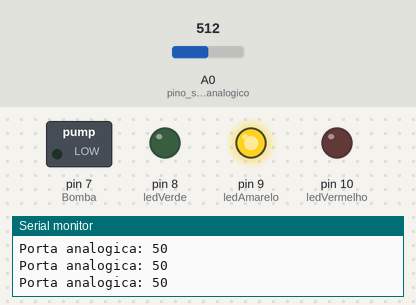
Recording of a sketch running on a simulated Arduino Uno, built with avr-gcc and run on an emulated ATmega328P. Shown: switched loads named in the sketch (green lamp = pin HIGH), output pins drawn as LEDs (lit = HIGH), the last lines printed to the serial monitor. The inputs (shaded band) are chosen by the test bench; at power-on: A0 (pino_sinal_analogico) = 512.

Above: at 1.2 s.
1.3 s: A0 (pino_sinal_analogico) set to 436
2.8 s: A0 (pino_sinal_analogico) set to 409
At 3.1 s:
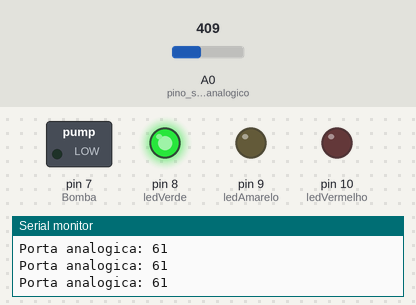
4.3 s: A0 (pino_sinal_analogico) set to 900
At 5.5 s:
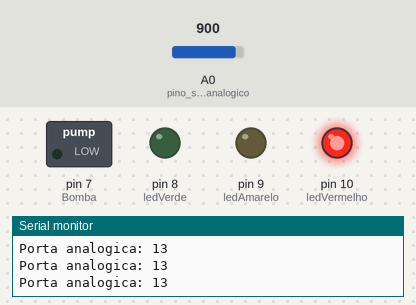
5.8 s: A0 (pino_sinal_analogico) set to 912
7.3 s: A0 (pino_sinal_analogico) set to 933
At 8.5 s:
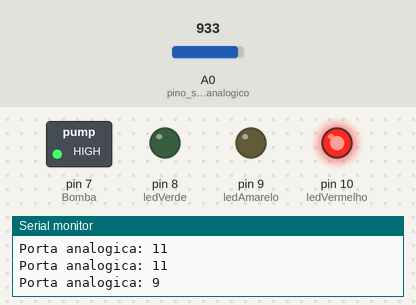
Timing chart, 0 to 9.8 s (numbered marks = the images above; inputs shaded):
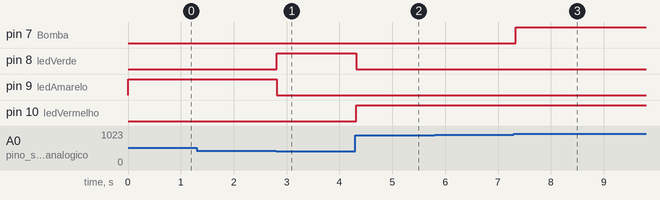

Measured:
- the behaviour switches between 420 and 419 on A0 (pino_sinal_analogico) (found by bisection; images 0 and 1)
- the behaviour switches between 921 and 922 on A0 (pino_sinal_analogico) (found by bisection; images 2 and 3)
- after the input at 2.8 s, pin 8 (ledVerde): LOW → HIGH at once; pin 9 (ledAmarelo): HIGH → LOW at once
- after the input at 4.3 s, pin 8 (ledVerde): HIGH → LOW at once; pin 10 (ledVermelho): LOW → HIGH at once
- after the input at 7.3 s, pin 7 (Bomba): LOW → HIGH at once

The sketch:

sistema_irrigacao_SM.ino
```cpp
//Sistema de irrigacao automatico
//Colegio Santa Maria

//Define pino no qual o sensor está conectado
#define pino_sinal_analogico A0
#define ledVermelho 10
#define ledAmarelo 9
#define ledVerde 8

//Variaveis dos led`s
int Leitura_umidade, Bomba = 7;

void setup() {
 //Inicia comunicação serial
  Serial.begin(9600);

  //Configura o pino A0 como entrada para leitura do sensor
  pinMode(pino_sinal_analogico, INPUT);
  //Pino de acionamento da bomba
  pinMode(Bomba, OUTPUT);
  pinMode(ledVerde, OUTPUT);
  pinMode(ledAmarelo, OUTPUT);
  pinMode(ledVermelho, OUTPUT);
}

void loop() {
  //Le o valor do pino A0 do sensor
  Leitura_umidade = analogRead(pino_sinal_analogico);

  //Converte o valor analogico para porcentagem. Valores do map() invertidos para uma leitura mais intuitiva.
  Leitura_umidade = map(Leitura_umidade, 0, 1024, 100, 0);

  //Mostra o valor da porta analogica no serial monitor
  Serial.print("Porta analogica: ");
  Serial.println(Leitura_umidade);

  //Solo seco. Se a leitura for abaixo de 20%, a bomba vai ficar ligada até que a leitura seja 80% e apos isso ela desliga.
  //Estes parametros podem ser alterados de acordo com o tipo e plantacao e suas necessidades.
  if(Leitura_umidade <= 10)
  {
   digitalWrite(Bomba, HIGH);
   //do{
   //digitalWrite(Bomba, HIGH);
   //}while(Leitura_umidade == 50);
   nivel_umidade();
   for(int i=0; i<10; i++){
    delay(1000);
    }
  }

  else
  {
   digitalWrite(Bomba, LOW);
   nivel_umidade();
  }

  delay(100);
}

//Funcao para leitura do nivel de umidade atraves dos led`s
void nivel_umidade(){
  if(Leitura_umidade < 25){
    digitalWrite(ledVerde,LOW);
    digitalWrite(ledAmarelo,LOW);
    digitalWrite(ledVermelho,HIGH);
    }

  else if(Leitura_umidade >= 25 && Leitura_umidade <60){
    digitalWrite(ledVerde,LOW);
    digitalWrite(ledAmarelo,HIGH);
    digitalWrite(ledVermelho,LOW);
    }

  else if(60 <= Leitura_umidade){
    digitalWrite(ledVerde,HIGH);
    digitalWrite(ledAmarelo,LOW);
    digitalWrite(ledVermelho,LOW);
    }
}
```
